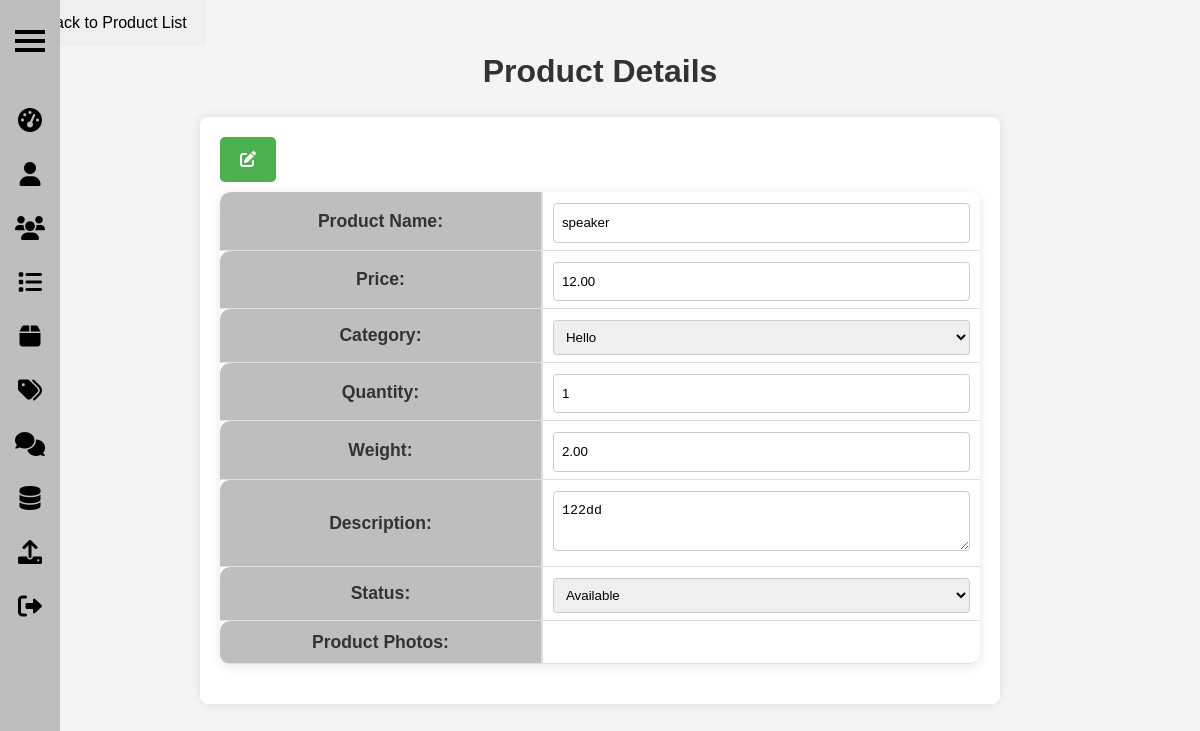
The page /admin/productEdit.php?product_id=P0007 (signed in) on the database its author committed.
### tables this page shows
CREATE TABLE `product` (
  `product_id` varchar(10) NOT NULL,
  `name` varchar(100) NOT NULL,
  `price` decimal(10,2) NOT NULL,
  `category_id` varchar(10) NOT NULL,
  `quantity` int(10) NOT NULL,
  `description` varchar(1000) NOT NULL,
  `weight` decimal(10,2) NOT NULL,
  `status` varchar(11) NOT NULL
);

### admin/productEdit.php (the view, shortened to what this page needs)
<?php
include '../_base.php';
include '../_head.php';
include '../include/sidebarAdmin.php';
$product_id = req('product_id');
$stm = $_db->prepare('
    SELECT p.*, c.category_name
    FROM product p
    LEFT JOIN category c ON p.category_id = c.category_id
    WHERE p.product_id = ?'
);
$stm->execute([$product_id]);
$product = $stm->fetch(PDO::FETCH_OBJ);
?>
<link rel="stylesheet" href="../css/product.css">
<link rel="stylesheet" href="https://cdnjs.cloudflare.com/ajax/libs/font-awesome/6.0.0-beta3/css/all.min.css">
<a href="productList.php"><button type="button">⬅️ Back to Product List</button></a>
<h1>Product Details</h1>
<form method="post" enctype="multipart/form-data" class="form" id="product-form">
    <table>
        <div class="form-buttons">
            <button type="button" id="edit-button"><i class="fas fa-edit"></i></button>
        </div>
        <tr>
            <th>Product Name:</th>
            <td>
                <input type="text" name="name" id="name" maxlength="100" value="<?= htmlspecialchars($product->name) ?>" required>
            </td>
        </tr>
        <tr>
            <th>Price:</th>
            <td>
                <input type="text" name="price" id="price" value="<?= htmlspecialchars($product->price) ?>" required>
            </td>
        </tr>
        <tr>
            <th>Category:</th>
            <td>
                <select name="category_id" id="category-select">
                    <?php
                    $categories = $_db->query('SELECT category_id, category_name FROM category')->fetchAll();
                    foreach ($categories as $category) {
                        $selected = ($category->category_id == $product->category_id) ? 'selected' : '';
                        echo '<option value="' . htmlspecialchars($category->category_id) . '" ' . $selected . '>' . htmlspecialchars($category->category_name) . '</option>';
                    }
                    ?>
                </select>
            </td>
        </tr>
        <tr>
            <th>Quantity:</th>
            <td>
                <input type="number" name="quantity" id="quantity" value="<?= htmlspecialchars($product->quantity) ?>" min="1" required>
            </td>
        </tr>
        <tr>
            <th>Weight:</th>
            <td>
                <input type="number" name="weight" id="weight" value="<?= htmlspecialchars($product->weight) ?>" required>
            </td>
        </tr>
        <tr>
            <th>Description:</th>
            <td>
                <textarea name="description" id="description"><?= htmlspecialchars($product->description) ?></textarea>
            </td>
        </tr>
        <tr>
            <th>Status:</th>
            <td>
                <select name="status" id="status">
                    <option value="Available" <?= $product->status == 'Available' ? 'selected' : '' ?>>Available</option>
                </select>
            </td>
        </tr>
        <tr>
            <th>Product Photos:</th>
            <td>
            </td>
        </tr>
    </table>
</form>

### css/adminHome.css (style rules this page uses)
* { margin: 0; padding: 0; box-sizing: border-box; line-height: 1.6; }

### css/product.css (style rules this page uses)
* { margin: 0; padding: 0; text-decoration: none; list-style-type: none; box-sizing: border-box; user-select: none; }
body { font-family: Arial, sans-serif; background-color: #f4f4f4; }
h1 { text-align: center; color: #333; }
.form { max-width: 800px; margin: 20px auto; padding: 20px; background: #fff; border-radius: 8px; box-shadow: 0 0 10px rgba(0, 0, 0, 0.1); }
table { width: 100%; border-collapse: separate; border-spacing: 0; margin-bottom: 20px; background-color: #fff; border-radius: 10px; overflow: hidden; box-shadow: 0 2px 12px rgba(0, 0, 0, 0.1); }
table th, table td { padding: 7px 10px; text-align: center; border-bottom: 1px solid #e0e0e0; font-size: 1rem; transition: background-color 0.3s ease; }
table th { background-color: #bebebe; color: #333; font-weight: 600; font-size: 1.1rem; border-right: 2px solid #ddd; }
table td { background-color: #fff; color: black; font-size: 0.95rem; border-right: 2px solid #ddd; }
table th:first-child, table td:first-child { border-top-left-radius: 10px; }
table th:last-child, table td:last-child { border-top-right-radius: 10px; border-right: none; }
table tr:last-child td:last-child { border-bottom-right-radius: 10px; border-right: none; }
input[type="text"], input[type="number"], textarea, select { width: 100%; padding: 8px; margin-top: 4px; border: 1px solid #ccc; border-radius: 4px; box-sizing: border-box; }
textarea { resize: vertical; }
button { padding: 10px 20px; border: none; border-radius: 4px; cursor: pointer; font-size: 16px; margin-right: 10px; }
.form-buttons { margin-bottom: 10px; }
button#edit-button, button#cancel-button { padding: 10px 20px; cursor: pointer; }
button#edit-button { background-color: #4CAF50; color: #fff; border-radius: 5px; }

### rows shown on the page
product: name "speaker", price "12.00", quantity "1", weight "2.00", description "122dd", status "Available"

### other values the page prints
form field category_id "Hello"
